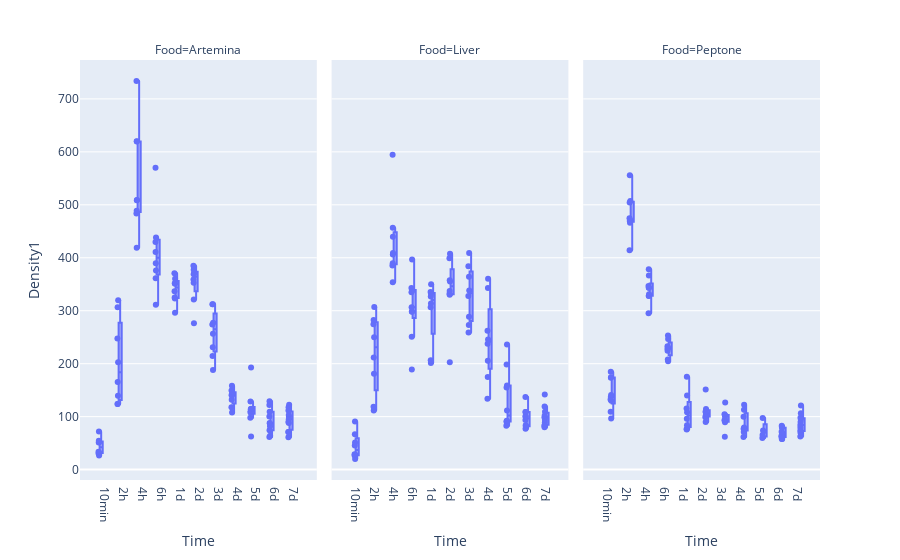

Notebook code for this chart:
### Markdown cell above
### Facet

### Code cell
px.box(df, x='Time', y='Density1', points='all', facet_col='Food')

### Figure 1 — Plotly figure (JSON) as saved in the notebook; plotly's stock layout.template omitted (floating-point values rounded to 4 significant figures)
{"data": [{"alignmentgroup": "True", "boxpoints": "all", "hovertemplate": "Food=Artemina<br>Time=%{x}<br>Density1=%{y}<extra></extra>", "legendgroup": "", "marker": {"color": "#636efa"}, "name": "", "notched": false, "offsetgroup": "", "orientation": "v", "showlegend": false, "type": "box", "x": ["10min", "10min", "10min", "10min", "10min", "10min", "10min", "10min", "2h", "2h", "2h", "2h", "2h", "2h", "2h", "2h", "4h", "4h", "4h", "4h", "4h", "4h", "4h", "4h", "6h", "6h", "6h", "6h", "6h", "6h", "6h", "6h", "1d", "1d", "1d", "1d", "1d", "1d", "1d", "1d", "2d", "2d", "2d", "2d", "2d", "2d", "2d", "2d", "3d", "3d", "3d", "3d", "3d", "3d", "3d", "3d", "4d", "4d", "4d", "4d", "4d", "4d", "4d", "4d", "5d", "5d", "5d", "5d", "5d", "5d", "5d", "5d", "5d", "6d", "6d", "6d", "6d", "6d", "6d", "6d", "6d", "6d", "6d", "7d", "7d", "7d", "7d", "7d", "7d", "7d", "7d", "7d", "7d", "7d"], "x0": " ", "xaxis": "x", "y": [51.18, 30.52, 54.46, 31.86, 51.76, 72.04, 26.42, 33.64, 202.5, 319.9, 123.8, 123.9, 247.7, 165.6, 306.7, 139.4, 418.9, 483.5, 488.9, 620.1, 508.6, 619.3, 733.8, 508.9, 311.5, 375.8, 438.1, 569.9, 429.8, 361.1, 410.7, 389.7, 296.1, 323.2, 325.0, 350.8, 351.8, 360.3, 370.7, 336.9, 370.2, 352.6, 377.2, 368.7, 321.0, 276.5, 359.2, 384.9, 312.2, 256.4, 312.4, 277.3, 274.0, 231.3, 188.3, 214.7, 131.7, 117.6, 107.6, 143.2, 149.3, 141.1, 139.8, 158.1, 97.96, 192.8, 113.9, 62.57, 128.8, 109.6, 107.7, 114.8, 110.1, 122.1, 88.13, 64.11, 82.01, 129.0, 100.3, 109.0, 61.39, 86.87, 74.45, 70.84, 122.4, 99.6, 87.83, 90.05, 61.27, 70.77, 94.92, 117.9, 103.3, 111.7], "y0": " ", "yaxis": "y"}, {"alignmentgroup": "True", "boxpoints": "all", "hovertemplate": "Food=Liver<br>Time=%{x}<br>Density1=%{y}<extra></extra>", "legendgroup": "", "marker": {"color": "#636efa"}, "name": "", "notched": false, "offsetgroup": "", "orientation": "v", "showlegend": false, "type": "box", "x": ["10min", "10min", "10min", "10min", "10min", "10min", "10min", "10min", "2h", "2h", "2h", "2h", "2h", "2h", "2h", "2h", "4h", "4h", "4h", "4h", "4h", "4h", "4h", "4h", "6h", "6h", "6h", "6h", "6h", "6h", "6h", "6h", "6h", "1d", "1d", "1d", "1d", "1d", "1d", "1d", "1d", "2d", "2d", "2d", "2d", "2d", "2d", "2d", "2d", "3d", "3d", "3d", "3d", "3d", "3d", "3d", "3d", "4d", "4d", "4d", "4d", "4d", "4d", "4d", "4d", "5d", "5d", "5d", "5d", "5d", "5d", "5d", "5d", "5d", "5d", "6d", "6d", "6d", "6d", "6d", "6d", "6d", "6d", "6d", "6d", "7d", "7d", "7d", "7d", "7d", "7d", "7d", "7d", "7d", "7d", "7d"], "x0": " ", "xaxis": "x2", "y": [28.82, 66.93, 45.3, 51.29, 26.5, 28.0, 90.9, 20.02, 111.5, 180.9, 307.1, 118.8, 274.4, 211.6, 282.3, 250.0, 406.1, 409.1, 353.8, 389.9, 456.8, 594.5, 385.2, 439.8, 250.9, 189.0, 306.6, 298.5, 335.1, 342.9, 298.1, 337.8, 396.9, 201.4, 206.7, 349.8, 335.5, 313.5, 326.7, 306.8, 331.6, 202.8, 332.1, 337.5, 357.8, 330.0, 355.4, 407.5, 399.2, 288.4, 273.1, 328.0, 258.9, 364.2, 338.2, 383.8, 409.0, 133.8, 205.5, 175.1, 262.4, 245.5, 360.5, 343.1, 237.6, 82.91, 155.2, 89.93, 90.79, 158.9, 92.12, 111.8, 91.46, 236.3, 198.5, 101.0, 93.48, 136.9, 108.6, 81.29, 76.99, 108.9, 82.0, 83.65, 99.94, 94.26, 79.89, 83.08, 81.9, 98.4, 101.7, 88.87, 98.61, 141.8, 109.2, 119.1], "y0": " ", "yaxis": "y2"}, {"alignmentgroup": "True", "boxpoints": "all", "hovertemplate": "Food=Peptone<br>Time=%{x}<br>Density1=%{y}<extra></extra>", "legendgroup": "", "marker": {"color": "#636efa"}, "name": "", "notched": false, "offsetgroup": "", "orientation": "v", "showlegend": false, "type": "box", "x": ["10min", "10min", "10min", "10min", "10min", "10min", "10min", "10min", "10min", "2h", "2h", "2h", "2h", "2h", "2h", "2h", "2h", "4h", "4h", "4h", "4h", "4h", "4h", "4h", "4h", "4h", "6h", "6h", "6h", "6h", "6h", "6h", "6h", "6h", "1d", "1d", "1d", "1d", "1d", "1d", "1d", "1d", "2d", "2d", "2d", "2d", "2d", "2d", "2d", "2d", "3d", "3d", "3d", "3d", "3d", "3d", "3d", "4d", "4d", "4d", "4d", "4d", "4d", "4d", "4d", "5d", "5d", "5d", "5d", "6d", "6d", "6d", "6d", "6d", "6d", "6d", "6d", "6d", "6d", "7d", "7d", "7d", "7d", "7d", "7d", "7d", "7d", "7d", "7d", "7d"], "x0": " ", "xaxis": "x3", "y": [174.3, 140.9, 184.9, 129.8, 132.6, 173.6, 96.55, 109.1, 137.1, 414.1, 466.3, 470.1, 474.6, 507.3, 504.5, 556.0, 469.4, 295.3, 328.0, 343.2, 328.5, 331.2, 378.5, 343.5, 346.5, 366.6, 224.3, 253.2, 204.5, 246.7, 207.8, 232.9, 228.3, 229.5, 75.77, 96.05, 140.0, 108.2, 76.81, 175.3, 115.4, 83.76, 109.5, 108.1, 98.93, 101.5, 151.1, 89.83, 104.6, 114.2, 89.33, 104.4, 93.0, 100.2, 126.8, 62.04, 93.45, 99.85, 77.13, 61.53, 76.76, 79.41, 70.99, 122.4, 113.2, 73.84, 65.24, 97.53, 59.55, 57.6, 61.44, 64.07, 62.6, 69.62, 57.77, 79.21, 71.44, 80.38, 82.68, 84.0, 121.1, 74.84, 106.3, 94.45, 89.93, 68.71, 97.82, 72.1, 62.74, 79.4], "y0": " ", "yaxis": "y3"}], "layout": {"annotations": [{"font": {}, "showarrow": false, "text": "Food=Artemina", "x": 0.16, "xanchor": "center", "xref": "paper", "y": 1, "yanchor": "bottom", "yref": "paper"}, {"font": {}, "showarrow": false, "text": "Food=Liver", "x": 0.5, "xanchor": "center", "xref": "paper", "y": 1, "yanchor": "bottom", "yref": "paper"}, {"font": {}, "showarrow": false, "text": "Food=Peptone", "x": 0.84, "xanchor": "center", "xref": "paper", "y": 1, "yanchor": "bottom", "yref": "paper"}], "boxmode": "group", "legend": {"tracegroupgap": 0}, "margin": {"t": 60}, "xaxis": {"anchor": "y", "domain": [0, 0.32], "title": {"text": "Time"}}, "xaxis2": {"anchor": "y2", "domain": [0.34, 0.66], "matches": "x", "title": {"text": "Time"}}, "xaxis3": {"anchor": "y3", "domain": [0.68, 1.0], "matches": "x", "title": {"text": "Time"}}, "yaxis": {"anchor": "x", "domain": [0, 1], "title": {"text": "Density1"}}, "yaxis2": {"anchor": "x2", "domain": [0, 1], "matches": "y", "showticklabels": false}, "yaxis3": {"anchor": "x3", "domain": [0, 1], "matches": "y", "showticklabels": false}}}
